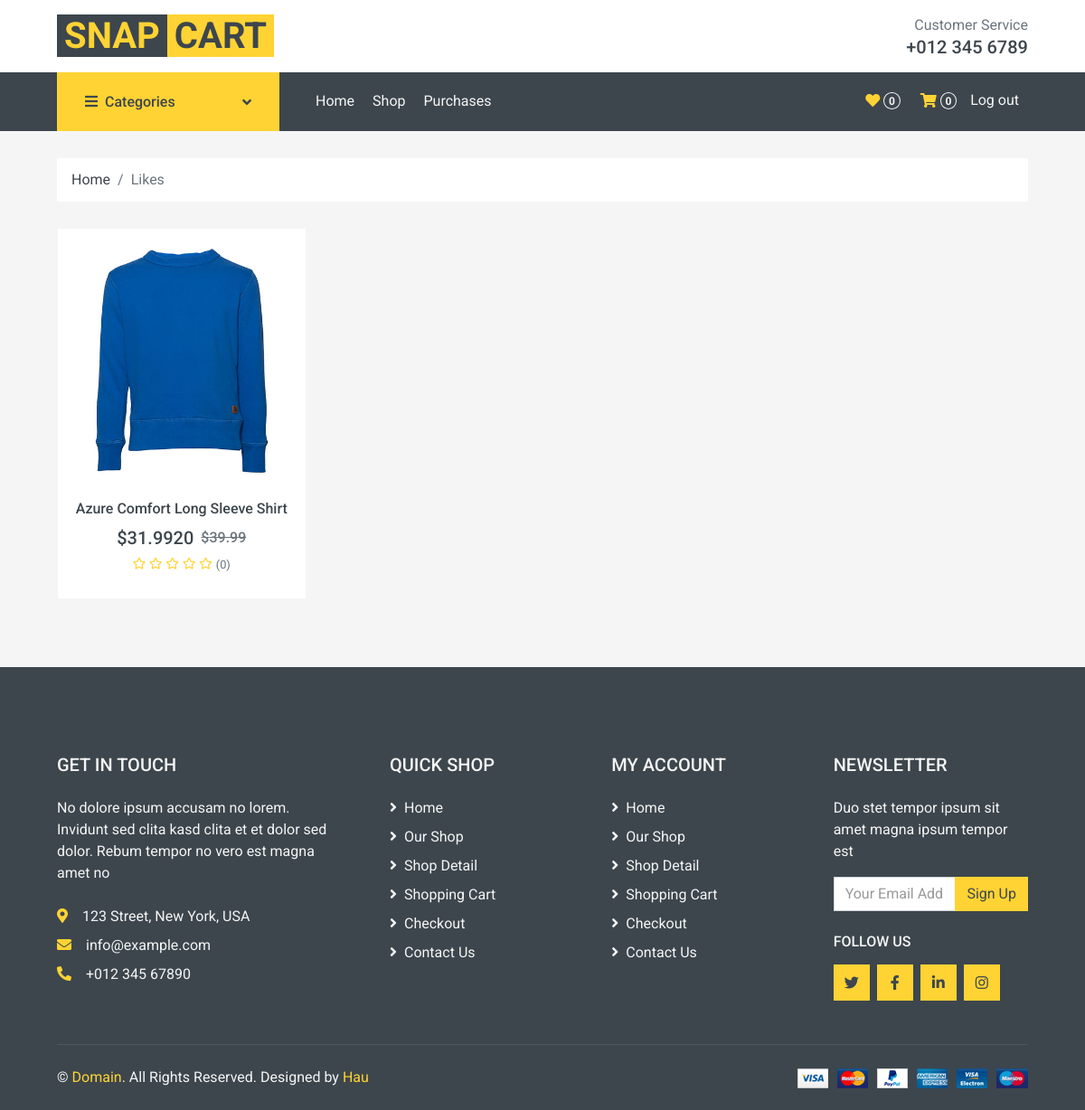
The app's page /customers/bookmarked/ (signed in) with its own data.
### products/models.py (models this page shows, shortened)
class Product(models.Model):
    product_name = models.CharField(max_length=255)
    description = models.TextField()
    price = models.DecimalField(max_digits=10, decimal_places=2)
    discount = models.DecimalField(
        max_digits=5, decimal_places=2, default=0.00
    )  # Percentage discount
    stock_quantity = models.PositiveIntegerField()
    created_at = models.DateTimeField(auto_now_add=True)
    categories = models.ManyToManyField(
        Category
    )  # Many-to-many relationship with categories
    product_img = models.ImageField(upload_to="product_images/")
    def calculate_average_rating(self):
        return Rating.objects.filter(product=self).aggregate(Avg("rating"))[
            "rating__avg"
        ]
    @property
    def average_rating(self):
        avg_rating = self.calculate_average_rating()
        return avg_rating if avg_rating else 0
    @property
    def partial_rating(self):
        avg_rating = self.calculate_average_rating()
        decimal_part = avg_rating - int(avg_rating)  # Extract decimal part
        return int(decimal_part * 10) if decimal_part else 0
    @property
    def price_after_discount(self):
        return self.price * ((100 - self.discount) / 100)
    @property
    def has_discount(self):
        if self.price == self.price_after_discount:
            return False
        else:
            return True

### customers/views.py (the view)
# urls.py: path("bookmarked/", views.bookmarked, name="bookmarked"),
def bookmarked(request):
    authenticated = request.session.get("authenticated")
    user_id = request.session.get("user_id")
    print(user_id)
    number_list = list(range(1, 6))
    user = get_object_or_404(User, pk=user_id)
    liked_products = ProductLike.objects.filter(customer=user.customer)
    liked_product_list = [product_like.product for product_like in liked_products]
    return render(
        request, "customers/bookmarked.html", {"products": liked_product_list, "number_list":number_list, "authenticated":authenticated}
    )

### customers/templates/customers/bookmarked.html (shortened to what this page needs)
{% extends "base.html" %}
{% block content %}
{% load static %}
<div class="container-fluid">
    <div class="row px-xl-5">
        <div class="col-12">
            <nav class="breadcrumb bg-light mb-30">
                <a class="breadcrumb-item text-dark" href="{% url 'products:index' %}">Home</a>
                <span class="breadcrumb-item active">Likes</span>
            </nav>
        </div>
    </div>
</div>
<div id="update-con" class="row pl-3" style="overflow-x: hidden;">
    {% for product in products %}
    <div class="col-lg-3 col-md-6 col-sm-6 pb-1 ml-5">
        <div class="product-item bg-light mb-4">
            <div class="product-img position-relative overflow-hidden">
                <img class="img-fluid w-100" src="{{ product.product_img.url }}" alt="{{ product.product_name }}">
                <div class="product-action">
                </div>
            </div>
            <div class="text-center py-4">
                <a class="h6 text-decoration-none text-truncate" href="">{{ product.product_name }}</a>
                <div class="d-flex align-items-center justify-content-center mt-2">
                    {% if product.has_discount %}
                    <h5>${{ product.price_after_discount }}</h5>
                    <h6 class="text-muted ml-2"><del>${{ product.price }}</del></h6>
                    {% else %}
                    <h5>${{ product.price }}</h5>
                    {% endif %}
                </div>
                <div class="d-flex align-items-center justify-content-center mb-1">
                    {% for i in number_list %}
                    {% if i <= product.average_rating %} <small class="fa fa-star text-primary mr-1">
                        </small>
                        {% elif i == product.average_rating|add:1 and product.partial_rating >= 5 %}
                        <small class="fa fa-star-half-alt text-primary mr-1"></small>
                        {% else %}
                        <small class="far fa-star text-primary mr-1"></small>
                        {% endif %}
                        {% endfor %}
                        <small>({{ product.average_rating }})</small>
                </div>
            </div>
        </div>
    </div>
    {% endfor %}
</div>
{% endblock %}

### assets/css/customer.css (style rules this page uses)
:root { --primary: #FFD333; --secondary: #ffc800; --headingColor: #3D464D; --buttonColor: #ff8000; --buttonColor2: red; }

### records on screen
Product: product_img (picture), product_name "Azure Comfort Long Sleeve Shirt", price_after_discount "31.9920", price "39.99", average_rating "0"
